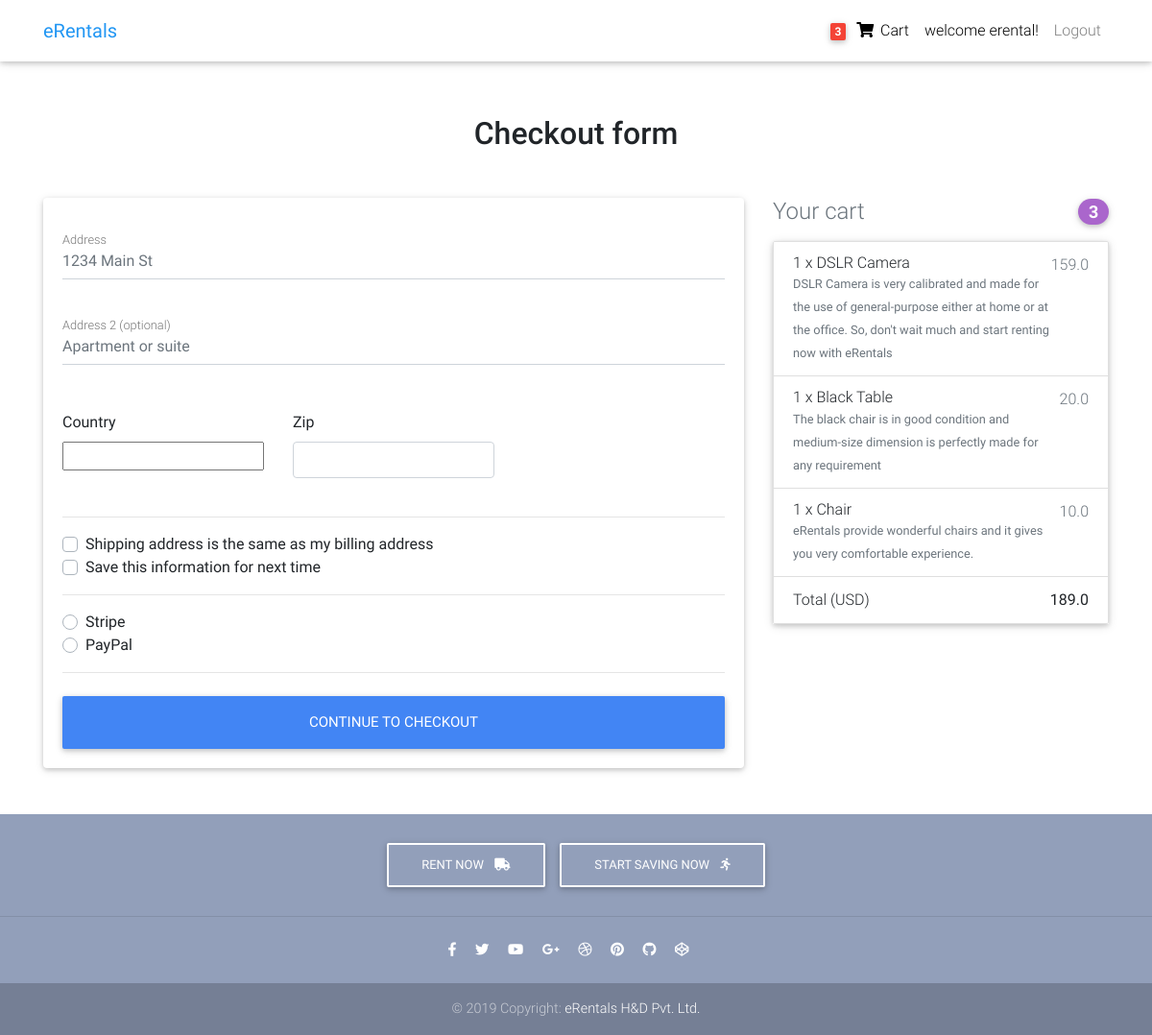
Page /checkout (signed in) on the committed database.
### core/models.py (models this page shows, shortened)
class Order(models.Model):
    user = models.ForeignKey(settings.AUTH_USER_MODEL, on_delete=models.CASCADE)
    items = models.ManyToManyField(OrderItem)
    start_date = models.DateTimeField(auto_now_add=True)
    ordered_date = models.DateTimeField()
    ordered = models.BooleanField(default=False)
    def get_total_price(self):
        total = 0
        for order_item in self.items.all():
            total += order_item.get_final_price()
        return total

class OrderItem(models.Model):
    user = models.ForeignKey(settings.AUTH_USER_MODEL,
                             on_delete=models.CASCADE)
    ordered = models.BooleanField(default=False)
    item = models.ForeignKey(Item, on_delete=models.CASCADE)
    quantity = models.IntegerField(default=1)
    def get_discount_item_price(self):
        return self.quantity * self.item.discount_price
    def get_final_price(self):
        if self.item.discount_price:
            return self.get_discount_item_price()
        return self.get_total_item_price()

class Item(models.Model) :
    item_name = models.CharField(max_length=100)
    price = models.FloatField()
    discount_price = models.FloatField(blank=True, null=True)
    category = models.CharField(choices=CATEGORY, max_length=2)
    label = models.CharField(choices=LABEL, max_length=2)
    description = models.TextField()

### core/views.py (the view, shortened to what this page needs)
# urls.py: path('checkout', CheckoutView.as_view(), name='checkout'),
class CheckoutView(View):
    def get(self, *args, **kwargs):
        form = CheckoutForm()
        order = Order.objects.get(user=self.request.user, ordered=False)
        context = {
            'form': form,
            'order': order
        }
        return render(self.request, 'checkout.html', context)

### core/forms.py
class CheckoutForm(forms.Form):
    street_address = forms.CharField(widget=forms.TextInput(attrs={
        'class': 'form-control',
        'placeholder': '1234 Main St'
    }))
    apartment_address = forms.CharField(required=False, widget=forms.TextInput(attrs={
        'class': 'form-control',
        'placeholder': 'Apartment or suite'
    }))
    country = CountryField(blank_label='(select country)').formfield(widget=CountrySelectWidget(attrs={
        'class': 'custom-select d-block w-100'
    }))
    zip = forms.CharField(widget=forms.TextInput(attrs={
        'class': 'form-control'
    }))
    same_billing_address = forms.BooleanField(required=False)
    save_info = forms.BooleanField(required=False)
    payment_option = forms.ChoiceField(
        widget=forms.RadioSelect, choices=PAYMENT)

### core/templatetags/cart_template_tags.py (called while the page is built)
@register.filter
def cart_item_count(user) :
    if user.is_authenticated:
        qs = Order.objects.filter(user=user, ordered=False)
    if qs.exists():
        return qs[0].items.count()
    return 0

### core/templates/checkout.html (shortened to what this page needs)
{% extends 'base.html' %}
{% block content %}
<main >
    <div class="container wow fadeIn">
      <h2 class="my-5 h2 text-center">Checkout form</h2>
      <div class="row">
        <div class="col-md-8 mb-4">
          <div class="card">
            <form method="POST" class="card-body">
              <div class="md-form mb-5">
                {{ form.street_address }}
                <label for="address" class="">Address</label>
              </div>
              <div class="md-form mb-5">
                {{ form.apartment_address }}
                <label for="address-2" class="">Address 2 (optional)</label>
              </div>
              <div class="row">
                <div class="col-lg-4 col-md-12 mb-4">
                  <label for="country">Country</label>
                  {{ form.country }}
                </div>
                <div class="col-lg-4 col-md-6 mb-4">
                  <label for="zip">Zip</label>
                  {{ form.zip }}
                </div>
              </div>
              <hr>
              <div class="custom-control custom-checkbox">
                <label class="custom-control-label" for="same-address">Shipping address is the same as my billing address</label>
              </div>
              <div class="custom-control custom-checkbox">
                <label class="custom-control-label" for="save-info">Save this information for next time</label>
              </div>
              <hr>
              <div class="d-block my-3">
                {% for value, name in form.fields.payment_option.choices %}
                <div class="custom-control custom-radio">
                  <label class="custom-control-label" for="{{ name }}">{{ name }}</label>
                </div>
                {% endfor %}
              </div>
              <hr class="mb-4">
              <button class="btn btn-primary btn-lg btn-block" type="submit">Continue to checkout</button>
            </form>
          </div>
        </div>
        <div class="col-md-4 mb-4">
          <h4 class="d-flex justify-content-between align-items-center mb-3">
            <span class="text-muted">Your cart</span>
            <span class="badge badge-secondary badge-pill">{{ order.items.count }}</span>
          </h4>
          <ul class="list-group mb-3 z-depth-1">
            {% for order_item in order.items.all %}
            <li class="list-group-item d-flex justify-content-between lh-condensed">
              <div>
                <h6 class="my-0">{{ order_item.quantity }} x {{ order_item.item.item_name }}</h6>
                <small class="text-muted">{{ order_item.item.description }}</small>
              </div>
              <span class="text-muted">{{ order_item.get_final_price }}</span>
            </li>
            {% endfor %}
            <li class="list-group-item d-flex justify-content-between">
              <span>Total (USD)</span>
              <strong>{{ order.get_total_price }}</strong>
            </li>
          </ul>
        </div>
      </div>
    </div>
  </main>
{% endblock content %}

### core/templates/base.html (shortened to what this page needs)
{% load static %}
{% load cart_template_tags %}
<!DOCTYPE html>
<html lang="en">
<head>
  <link rel="stylesheet" href="https://use.fontawesome.com/releases/v5.11.2/css/all.css">
  <link href="{% static 'css/bootstrap.min.css' %}" rel="stylesheet">
  <link href="{% static 'css/mdb.min.css' %}" rel="stylesheet">
  <link href=" {% static 'css/style.min.css' %}" rel="stylesheet">
</head>
<body>
  <nav class="navbar fixed-top navbar-expand-lg navbar-light white scrolling-navbar">
    <div class="container">
      <a class="navbar-brand waves-effect" href="/">
        <strong class="blue-text">eRentals</strong>
      </a>
      <div class="collapse navbar-collapse" id="navbarSupportedContent">
        <ul class="navbar-nav nav-flex-icons">
            {% if user.is_authenticated %}
            <li class="nav-item">
                <a href="{% url 'core:order-summary' %}" class="nav-link waves-effect">
                {% if request.user|cart_item_count != 0 %}
                  <span class="badge red z-depth-1 mr-1"> {{ request.user|cart_item_count }} </span>
                {% endif %}
                <i class="fas fa-shopping-cart"></i>
                <span class="clearfix d-none d-sm-inline-block"> Cart </span>
                </a>
            </li>
            <li class="nav-item">
                 <a class="nav-link waves-effect">
                welcome {{ user.username }}!
                </a>
            </li>
                <a class="nav-link waves-effect" href="{% url 'logout' %}"> Logout</a>
            {% else %}
             </li class="nav-item">
                <a class="nav-link waves-effect" href="{% url 'login' %}"> Login</a>
            </li>
            {% endif %}
        </ul>
      </div>
    </div>
  </nav>
  <div class="mt-5 pt-4">
    </div>
    {% block content %}
    {% endblock content %}
    {% include "footer.html" %}
</body>
</html>

### core/templates/base.html (style rules this page uses)
html, body, header, .carousel { height: 60vh; }

### rows in the picture
Order: items.count "3", get_total_price "189.0"
OrderItem: quantity "1", item.item_name "DSLR Camera", item.description "DSLR Camera is very calibrated and made for the use of general-purpose either at home or at the office. So, don't wait much and start renting now with eRentals", get_final_price "159.0"
OrderItem: quantity "1", item.item_name "Black Table", item.description "The black chair is in good condition and medium-size dimension is perfectly made for any requirement", get_final_price "20.0"
OrderItem: quantity "1", item.item_name "Chair", item.description "eRentals provide wonderful chairs and it gives you very comfortable experience.", get_final_price "10.0"

### other values in the picture
{{ request.user|cart_item_count }} "3"
{{ user.username }} "erental"
{{ name }} "Stripe" "PayPal"
